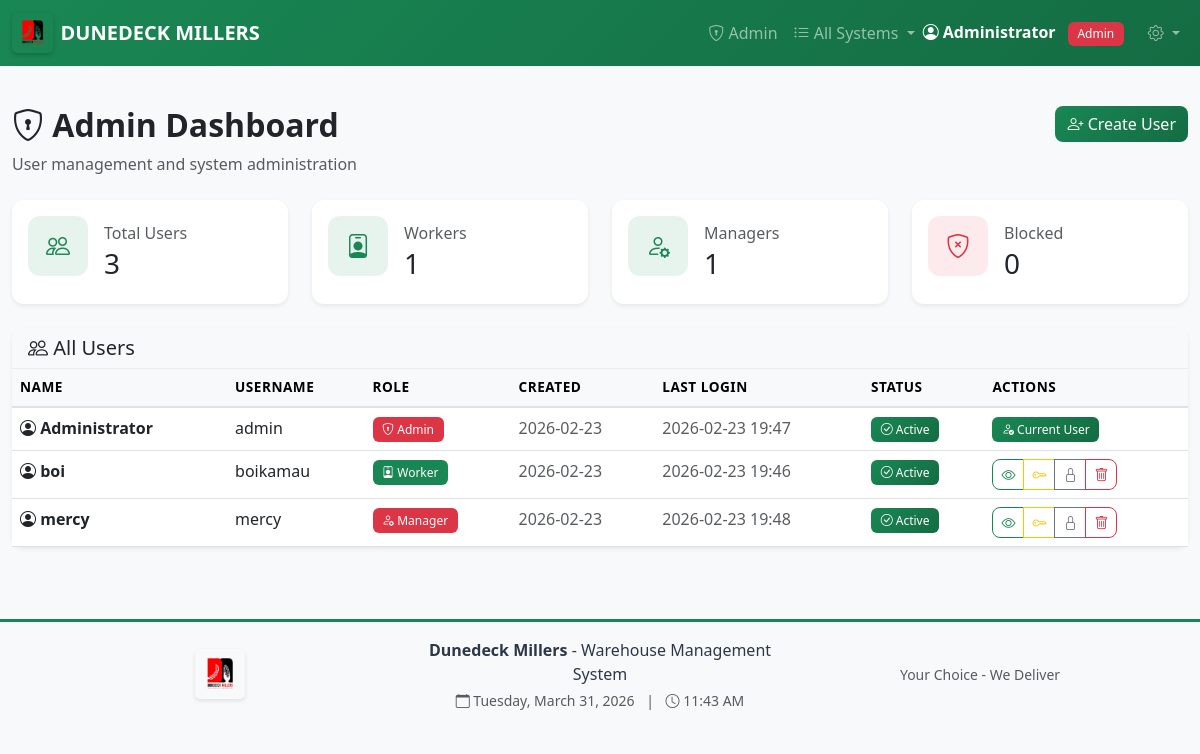
The app's page /admin/dashboard (signed in), older data.
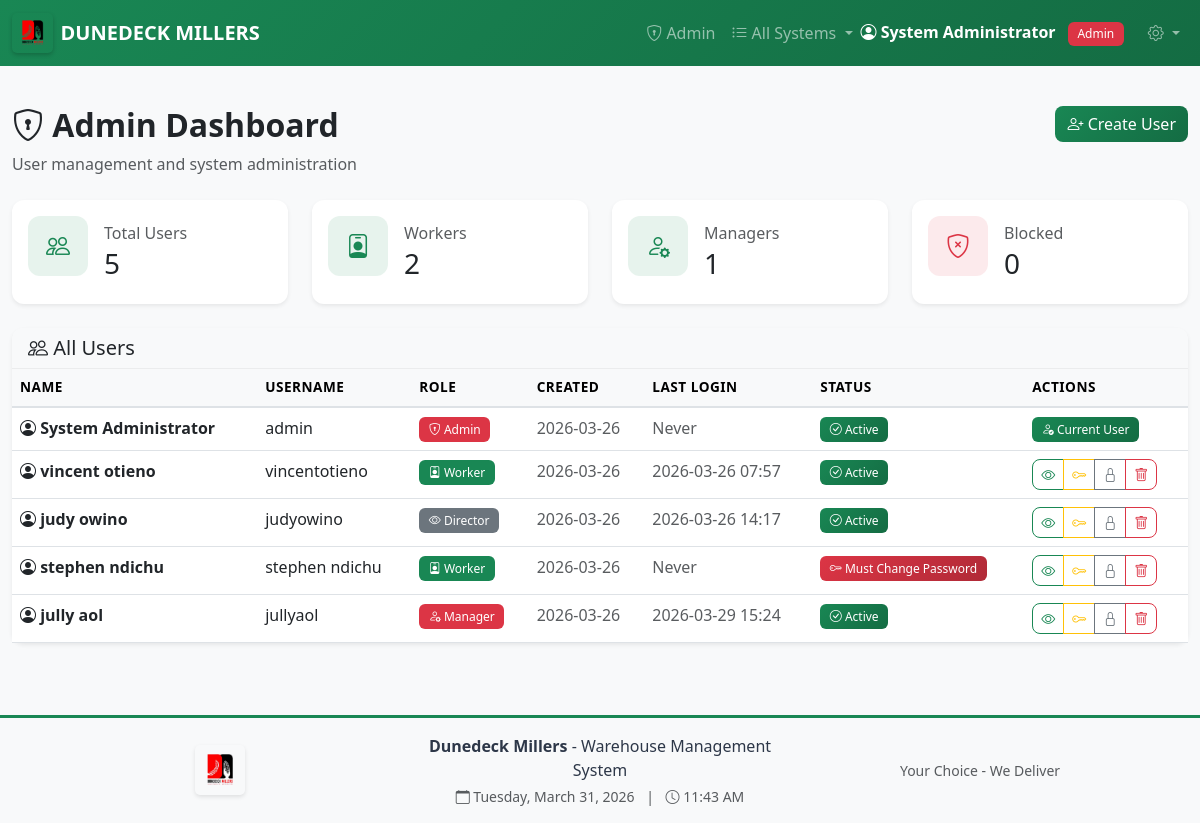
The same page, newer data.
### app.py (models this page shows, shortened)
class User(UserMixin, db.Model):
    id = db.Column(db.Integer, primary_key=True)
    username = db.Column(db.String(80), unique=True, nullable=False)
    name = db.Column(db.String(120), nullable=False)
    password_hash = db.Column(db.String(200), nullable=False)
    role = db.Column(db.String(20), nullable=False)  # worker, manager, director, admin
    is_blocked = db.Column(db.Boolean, default=False)
    must_change_password = db.Column(db.Boolean, default=True)
    created_at = db.Column(db.DateTime, default=datetime.utcnow)
    last_login = db.Column(db.DateTime)
    sheets = db.relationship('IntakeSheet', foreign_keys='IntakeSheet.worker_id', backref='worker', lazy=True)
    authorized_sheets = db.relationship('IntakeSheet', foreign_keys='IntakeSheet.authorized_by_id', backref='authorized_by', lazy=True)

### app.py (the view)
@app.route('/admin/dashboard')
@login_required
@admin_required
def admin_dashboard():
    users = User.query.all()
    reset_requests = PasswordResetRequest.query.filter_by(status='pending').all()
    return render_template('admin_dashboard.html',
                         users=users,
                         reset_requests=reset_requests)

### templates/admin_dashboard.html (shortened to what this page needs)
{% extends "base.html" %}
{% block content %}
<div class="row mb-4">
    <div class="col-md-8">
        <h2 class="fw-bold">
            <i class="bi bi-shield-lock"></i> Admin Dashboard
        </h2>
        <p class="text-muted mb-0">User management and system administration</p>
    </div>
    <div class="col-md-4 text-md-end">
        <button class="btn btn-primary" data-bs-toggle="modal" data-bs-target="#createUserModal">
            <i class="bi bi-person-plus"></i> Create User
        </button>
    </div>
</div>
<div class="row mb-4">
    <div class="col-md-3">
        <div class="card border-0 shadow-sm">
            <div class="card-body">
                <div class="d-flex align-items-center">
                    <div class="stat-icon green">
                        <i class="bi bi-people"></i>
                    </div>
                    <div class="ms-3">
                        <h6 class="text-muted mb-1">Total Users</h6>
                        <h3 class="mb-0">{{ users|length }}</h3>
                    </div>
                </div>
            </div>
        </div>
    </div>
    <div class="col-md-3">
        <div class="card border-0 shadow-sm">
            <div class="card-body">
                <div class="d-flex align-items-center">
                    <div class="stat-icon green">
                        <i class="bi bi-person-badge"></i>
                    </div>
                    <div class="ms-3">
                        <h6 class="text-muted mb-1">Workers</h6>
                        <h3 class="mb-0">{{ users|selectattr('role', 'equalto', 'worker')|list|length }}</h3>
                    </div>
                </div>
            </div>
        </div>
    </div>
    <div class="col-md-3">
        <div class="card border-0 shadow-sm">
            <div class="card-body">
                <div class="d-flex align-items-center">
                    <div class="stat-icon green">
                        <i class="bi bi-person-gear"></i>
                    </div>
                    <div class="ms-3">
                        <h6 class="text-muted mb-1">Managers</h6>
                        <h3 class="mb-0">{{ users|selectattr('role', 'equalto', 'manager')|list|length }}</h3>
                    </div>
                </div>
            </div>
        </div>
    </div>
    <div class="col-md-3">
        <div class="card border-0 shadow-sm">
            <div class="card-body">
                <div class="d-flex align-items-center">
                    <div class="stat-icon red">
                        <i class="bi bi-shield-x"></i>
                    </div>
                    <div class="ms-3">
                        <h6 class="text-muted mb-1">Blocked</h6>
                        <h3 class="mb-0">{{ users|selectattr('is_blocked', 'equalto', true)|list|length }}</h3>
                    </div>
                </div>
            </div>
        </div>
    </div>
</div>
<div class="card shadow-sm">
    <div class="card-header bg-light">
        <h5 class="mb-0"><i class="bi bi-people"></i> All Users</h5>
    </div>
    <div class="card-body p-0">
        <div class="table-responsive">
            <table class="table table-hover mb-0">
                <thead class="table-light">
                    <tr>
                        <th>Name</th>
                        <th>Username</th>
                        <th>Role</th>
                        <th>Created</th>
                        <th>Last Login</th>
                        <th>Status</th>
                        <th>Actions</th>
                    </tr>
                </thead>
                <tbody>
                    {% for user in users %}
                    <tr id="user-{{ user.id }}" {% if user.is_blocked %}class="table-danger"{% endif %}>
                        <td class="fw-semibold">
                            <i class="bi bi-person-circle"></i> {{ user.name }}
                        </td>
                        <td>{{ user.username }}</td>
                        <td>
                            <span class="badge role-{{ user.role }}">
                                {% if user.role == 'worker' %}
                                    <i class="bi bi-person-badge"></i>
                                {% elif user.role == 'manager' %}
                                    <i class="bi bi-person-gear"></i>
                                {% elif user.role == 'director' %}
                                    <i class="bi bi-eye"></i>
                                {% elif user.role == 'admin' %}
                                    <i class="bi bi-shield-lock"></i>
                                {% endif %}
                                {{ user.role|title }}
                            </span>
                        </td>
                        <td class="text-muted">{{ user.created_at.strftime('%Y-%m-%d') }}</td>
                        <td class="text-muted">
                            {% if user.last_login %}
                                {{ user.last_login.strftime('%Y-%m-%d %H:%M') }}
                            {% else %}
                                <span class="text-muted">Never</span>
                            {% endif %}
                        </td>
                        <td>
                            {% if user.is_blocked %}
                                <span class="badge bg-danger">
                                    <i class="bi bi-x-circle"></i> Blocked
                                </span>
                            {% elif user.must_change_password %}
                                <span class="badge bg-warning">
                                    <i class="bi bi-key"></i> Must Change Password
                                </span>
                            {% else %}
                                <span class="badge bg-success">
                                    <i class="bi bi-check-circle"></i> Active
                                </span>
                            {% endif %}
                        </td>
                        <td>
                            {% if user.id != current_user.id %}
                            <div class="btn-group btn-group-sm">
                                <button class="btn btn-outline-primary"
                                        onclick="viewUserDetails({{ user.id }})"
                                        title="View Details">
                                    <i class="bi bi-eye"></i>
                                </button>
                                <button class="btn btn-outline-warning"
                                        onclick="resetPassword({{ user.id }}, '{{ user.name }}')"
                                        title="Reset Password">
                                    <i class="bi bi-key"></i>
                                </button>
                                <button class="btn btn-outline-{% if user.is_blocked %}success{% else %}secondary{% endif %}"
                                        onclick="toggleBlock({{ user.id }}, '{{ user.name }}', {{ user.is_blocked|lower }})"
                                        title="{% if user.is_blocked %}Unblock{% else %}Block{% endif %} User">
                                    <i class="bi bi-{% if user.is_blocked %}unlock{% else %}lock{% endif %}"></i>
                                </button>
                                <button class="btn btn-outline-danger"
                                        onclick="deleteUser({{ user.id }}, '{{ user.name }}')"
                                        title="Delete User">
                                    <i class="bi bi-trash"></i>
                                </button>
                            </div>
                            {% else %}
                            <span class="badge bg-info">
                                <i class="bi bi-person-check"></i> Current User
                            </span>
                            {% endif %}
                        </td>
                    </tr>
                    {% endfor %}
                </tbody>
            </table>
        </div>
    </div>
</div>
{% endblock %}

### templates/base.html (shortened to what this page needs)
<!DOCTYPE html>
<html lang="en">
<head>
    <link href="https://cdn.jsdelivr.net/npm/bootstrap@5.3.0/dist/css/bootstrap.min.css" rel="stylesheet">
    <link rel="stylesheet" href="https://cdn.jsdelivr.net/npm/bootstrap-icons@1.10.0/font/bootstrap-icons.css">
    <link rel="stylesheet" href="{{ url_for('static', filename='css/style.css') }}">
</head>
<body>
{% if current_user.is_authenticated %}
<nav class="navbar navbar-expand-lg navbar-dark bg-primary navbar-fixed">
    <div class="container-fluid">
        <a class="navbar-brand d-flex align-items-center" href="{{ url_for('dashboard') }}">
            <img src="{{ url_for('static', filename='images/logo.jpeg') }}"
                 alt="Dunedeck Millers"
                 height="40"
                 class="me-2"
                 style="border-radius: 5px;">
            <span class="fw-bold">DUNEDECK MILLERS</span>
        </a>
        <div class="collapse navbar-collapse" id="navbarNav">
            <ul class="navbar-nav ms-auto align-items-center">
                {% if current_user.role == 'worker' %}
                <li class="nav-item">
                    <a class="nav-link" href="{{ url_for('worker_dashboard') }}">
                        <i class="bi bi-speedometer2"></i> Dashboard
                    </a>
                </li>
                <li class="nav-item dropdown">
                    <a class="nav-link dropdown-toggle" href="#" role="button" data-bs-toggle="dropdown">
                        <i class="bi bi-box-seam"></i> Operations
                    </a>
                    <ul class="dropdown-menu">
                        <li><a class="dropdown-item" href="{{ url_for('requisitions_list') }}">
                            <i class="bi bi-clipboard-check"></i> My Requisitions
                        </a></li>
                        <li><a class="dropdown-item" href="{{ url_for('create_requisition') }}">
                            <i class="bi bi-plus-circle"></i> New Requisition
                        </a></li>
                        <li><hr class="dropdown-divider"></li>
                        <li><a class="dropdown-item" href="{{ url_for('invoices_list') }}">
                            <i class="bi bi-receipt"></i> My Invoices
                        </a></li>
                        <li><a class="dropdown-item" href="{{ url_for('create_invoice') }}">
                            <i class="bi bi-plus-circle"></i> New Invoice
                        </a></li>
                        <li><a class="dropdown-item" href="{{ url_for('customers_list') }}">
                            <i class="bi bi-folder2-open"></i> Customer Folders
                        </a></li>
                    </ul>
                </li>
                <li class="nav-item">
                    <a class="nav-link" href="{{ url_for('packaging_list') }}">
                        <i class="bi bi-box"></i> Packaging
                    </a>
                </li>
                {% elif current_user.role == 'admin' %}
                <li class="nav-item">
                    <a class="nav-link" href="{{ url_for('admin_dashboard') }}">
                        <i class="bi bi-shield-lock"></i> Admin
                    </a>
                </li>
                <li class="nav-item dropdown">
                    <a class="nav-link dropdown-toggle" href="#" role="button" data-bs-toggle="dropdown">
                        <i class="bi bi-list-ul"></i> All Systems
                    </a>
                </li>
                {% endif %}
                <li class="nav-item">
                    <span class="navbar-text text-white me-3">
                        <i class="bi bi-person-circle"></i>
                        <strong>{{ current_user.name }}</strong>
                        <span class="badge role-{{ current_user.role }} ms-2">{{ current_user.role|title }}</span>
                    </span>
                </li>
                <li class="nav-item dropdown">
                    <a class="nav-link dropdown-toggle" href="#" role="button" data-bs-toggle="dropdown">
                        <i class="bi bi-gear"></i>
                    </a>
                </li>
            </ul>
        </div>
    </div>
</nav>
{% endif %}
    <main class="container-fluid py-4">
        {% block content %}{% endblock %}
    </main>
    {% if current_user.is_authenticated %}
    <footer class="text-center py-3 mt-5" style="background-color: #f8f9fa; border-top: 3px solid var(--dm-green);">
        <div class="container">
            <div class="row align-items-center">
                <div class="col-md-4">
                    <img src="{{ url_for('static', filename='images/logo.jpeg') }}"
                         alt="Dunedeck Millers"
                         height="50"
                         style="border-radius: 5px;">
                </div>
                <div class="col-md-4">
                    <p class="mb-1" style="color: var(--dm-dark);">
                        <strong>Dunedeck Millers</strong> - Warehouse Management System
                    </p>
                    <p class="mb-0 text-muted small">
                        <i class="bi bi-calendar"></i> <span id="currentDate"></span>
                        <span class="mx-2">|</span>
                        <i class="bi bi-clock"></i> <span id="currentTime"></span>
                    </p>
                </div>
                <div class="col-md-4">
                    <p class="mb-0 text-muted small">
                        Your Choice - We Deliver
                    </p>
                </div>
            </div>
        </div>
    </footer>
    {% endif %}
</body>
</html>

Row changes from the older to the newer data that the page shows:
removed User: name "boi", username "boikamau", role "Worker", created_at "2026-02-23", last_login "2026-02-23 19:46", is_blocked False (drawn)
removed User: name "mercy", username "mercy", role "Manager", created_at "2026-02-23", last_login "2026-02-23 19:48", is_blocked False (drawn)
changed User "admin": name "Administrator" → "System Administrator"; created_at "2026-02-23" → "2026-03-26"; last_login "2026-02-23 19:47" → (not shown); now shows "Never"
added User: name "vincent otieno", username "vincentotieno", role "Worker", created_at "2026-03-26", last_login "2026-03-26 07:57", is_blocked False (drawn)
added User: name "judy owino", username "judyowino", role "Director", created_at "2026-03-26", last_login "2026-03-26 14:17", is_blocked False (drawn)
added User: name "stephen ndichu", username "stephen ndichu", role "Worker", created_at "2026-03-26", shows "Never", is_blocked False (drawn)
added User: name "jully aol", username "jullyaol", role "Manager", created_at "2026-03-26", last_login "2026-03-29 15:24", is_blocked False (drawn)
Text that changed along with them:
{{ users|length }}: "3" → "5"
{{ users|selectattr('role', 'equalto', 'worker')|list|length }}: "1" → "2"
